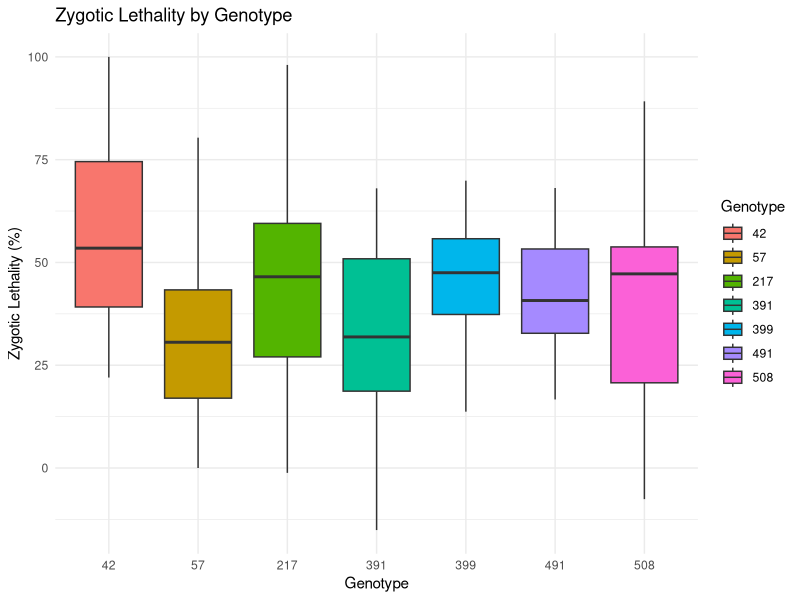
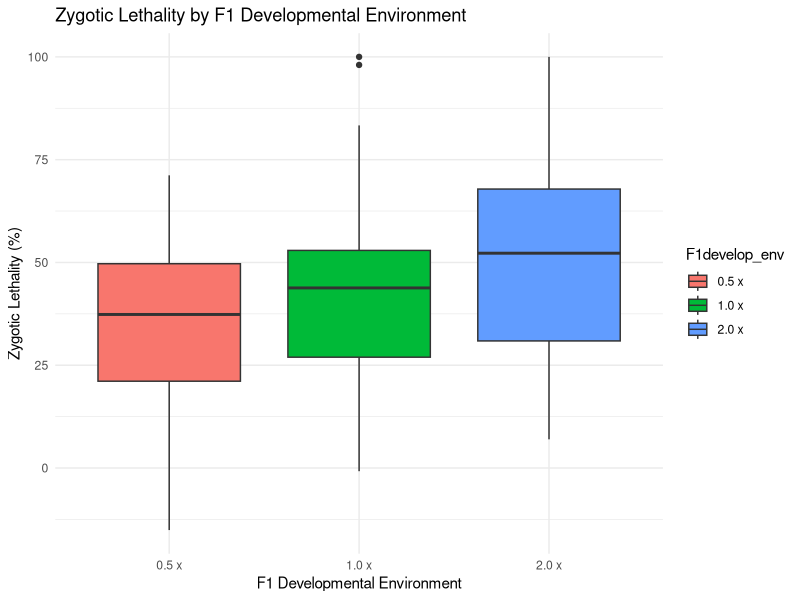
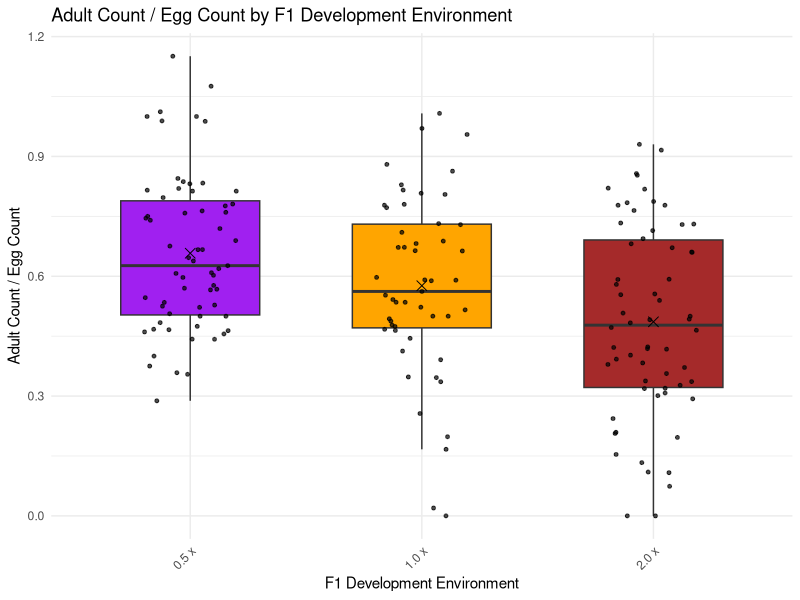

Generate these figures, in order, with R:
# Set working directory
setwd("C:/Users/Melika Shiran/Box/Plasticity and Nutrition NEW (Melika)/03. Raw Data and Analysis/1.ZL-NoMarker Piolot")
# Load necessary libraries
library(tidyverse)
library(ggplot2)
library(readxl)
library(emmeans)
library(multcomp)
library(multcompView)
library(lme4)
library(lmerTest)
library(car)

# Load dataset
data <- read_excel("ZL-NoMarker PILOT DATA.xlsx")
colnames(data)

# Convert variables to factors
data <- data %>%
  mutate(Genotype = as.factor(Genotype),
         F1develop_env = as.factor(F1develop_env),
         F2develop_env = as.factor(F2develop_env),
         Brood = as.factor(Brood),
         Day = as.character(Day))

# Remove rows where any of the relevant columns have NA values(clearing the crosses that i have not done)
data_cleaned <- data %>%
  filter(!is.na(FemaleCount) & !is.na(MaleCount))

# Convert EggCount NA to 0
data_cleaned <- data_cleaned %>%
  mutate(EggCount = replace(EggCount, is.na(EggCount), 0))

data_cleaned <- data_cleaned %>%
  mutate(EggCount_piont = replace(Piont_click_eggcount, is.na(EggCount), 0))

# Ensure numeric conversion for all relevant columns
data_cleaned <- data_cleaned %>%
  mutate(
    EggCount = as.numeric(EggCount),
    EggCount_piont = as.numeric(Piont_click_eggcount),
    FemaleCount = as.numeric(FemaleCount),
    MaleCount = as.numeric(MaleCount),
    TotalOffspring = FemaleCount + MaleCount  # Compute TotalOffspring
  )
#adding new column for f1 and f2env
data_cleaned <- data_cleaned %>%
  mutate(Development_Env = paste(F1develop_env, F2develop_env, sep = "|"))

#Aggregate Data by VialID & Brood

data_summary <- data_cleaned %>%
  group_by(VialID, Brood, Genotype, F1develop_env, F2develop_env, Development_Env) %>%
  summarise(
    EggCount = sum(EggCount, na.rm = TRUE), 
    EggCount_piont = sum(EggCount_piont, na.rm = TRUE),       # Sum eggs per vial per brood
    FemaleCount = sum(FemaleCount, na.rm = TRUE), # Sum females per vial per brood
    MaleCount = sum(MaleCount, na.rm = TRUE),     # Sum males per vial per brood
    TotalOffspring = sum(FemaleCount, na.rm = TRUE) + sum(MaleCount, na.rm = TRUE)  # Compute total offspring
  ) %>%
  ungroup()

# Calculate Zygotic Lethality (ZL)
data_summary <- data_summary %>%
  mutate(ZygoticLethality = 100 - (TotalOffspring /EggCount) * 100)

data_summary <- data_summary %>%
  mutate(ZygoticLethality_piont = 100 - (TotalOffspring / EggCount_piont) * 100)

# Check and Save the Cleaned Data
summary(data_summary)  # Summary statistics
write.csv(data_summary, "Data_summary.csv", row.names = FALSE)

# Fit the model again with the updated summary data
###model <- lm(ZygoticLethality ~ Brood + Genotype + F1develop_env + Development_Env , data = data_summary)
##model <- lmer(ZygoticLethality ~ F2develop_env:F1develop_env + (1|Brood) + Genotype, data = data_summary)
#model <- lmer(ZygoticLethality ~ Development_Env + (1|Brood) + Genotype, data = data_summary)
#model_nested <- lm(ZygoticLethality ~ Brood + Genotype + F1develop_env / F2develop_env, data = data_summary)
                  # View the model summary
#summary(model)
#Anova(model)
#summary(model_nested)
#Anova(model_nested)

##piont and click: Fit the model again with the updated summary data
#model <- lmer(ZygoticLethality_piont ~ F2develop_env:F1develop_env + (1|Brood) + Genotype, data = data_summary)
#model <- lmer(ZygoticLethality_piont~ Development_Env + (1|Brood) + Genotype, data = data_summary)
#model_nested <- lm(ZygoticLethality_piont ~ Brood + Genotype + F1develop_env / F2develop_env, data = data_summary)
#F1develop_env:F2develop_env has a variance of 0, you should remove it from the model:
model_fixed <- lmer(ZygoticLethality_piont ~ F1develop_env + (1 | Brood) + Genotype, data = data_summary)

#summary(model_nested)
#Anova(model_nested)
summary(model_fixed)
Anova(model_fixed)

# Perform ANOVA on the model
anova_results <- Anova(model_fixed)

# View ANOVA results
print(anova_results)
write.csv(anova_results,file="Anova_table.csv")

################em_means
#em_means <- emmeans(model_nested, ~ Development_Env)
#cont_emm=contrast(em_means,method="pairwise")

em_means <- emmeans(model_fixed, ~ F1develop_env)
cont_emm=contrast(em_means,method="pairwise")

# View the EMMs results
output=summary(cont_emm)
write.csv(output,file="Posthoc_table.csv")

################contrast for Genotype
Genotype_contrast <- emmeans(model_fixed, "Genotype")
summary(Genotype_contrast)
pairs(Genotype_contrast)


#Boxplot of Zygotic Lethality by Genotype
ggplot(data_summary, aes(x = Genotype, y = ZygoticLethality_piont, fill = Genotype)) +
  geom_boxplot() +
  theme_minimal() +
  labs(title = "Zygotic Lethality by Genotype", 
       x = "Genotype", y = "Zygotic Lethality (%)")
#Boxplot of Zygotic Lethality by Developmental Environment
ggplot(data_summary, aes(x = F1develop_env, y = ZygoticLethality_piont, fill = F1develop_env)) +
  geom_boxplot() +
  theme_minimal() +
  labs(title = "Zygotic Lethality by F1 Developmental Environment", 
       x = "F1 Developmental Environment", y = "Zygotic Lethality (%)")


#Post Hoc Letters (Compact Letter Display)
# Post hoc letters for Genotype
out_put= Genotype_letters <- cld(Genotype_contrast, Letters = letters)
print(Genotype_letters)
write.csv(out_put,file="Genotype_posthoc.csv")


############Adult count/ engg count_pint and click.
# Load necessary libraries
library(ggplot2)
library(dplyr)

# Ensure necessary calculations
data_summary <- data_summary %>%
  mutate(
    AdultRatio = TotalOffspring / EggCount_piont  # Compute Adult Count / Egg Count
  )

# Create the boxplot
ggplot(data_summary, aes(x = F1develop_env, y = AdultRatio, fill = F1develop_env)) +
  geom_boxplot(outlier.shape = NA, width = 0.6) +  # Boxplots without outlier points
  geom_point(position = position_jitter(width = 0.2), size = 1, alpha = 0.7) +  # Jittered raw data points
  stat_summary(fun = "mean", geom = "point", shape = 4, size = 3, color = "black") +  # Mean markers
  scale_fill_manual(values = c("purple", "orange", "brown")) +  # Adjust colors as needed
  theme_minimal() +
  theme(
    legend.position = "none",  # Hide legend since x-axis is F1develop_env
    axis.text.x = element_text(angle = 45, hjust = 1)
  ) +
  labs(
    title = "Adult Count / Egg Count by F1 Development Environment",
    x = "F1 Development Environment",
    y = "Adult Count / Egg Count"
  )
